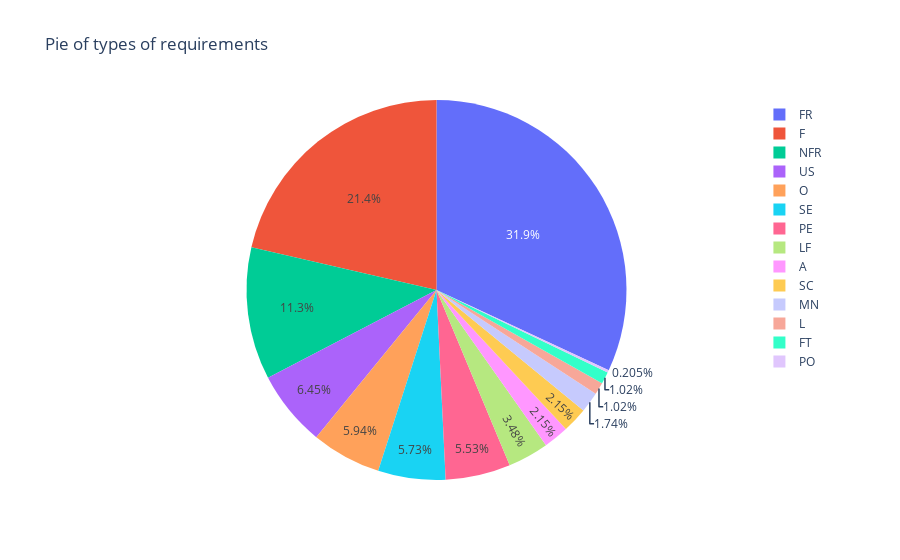

The cell this chart's notebook holds for it:
### Code cell
import plotly.express as px

# draw a pie chart of the different sentiments of the posts to see the distribution of the data
fig = px.pie(df, names='Type', title ='Pie of types of requirements')
fig.show()

### Figure 1 — Plotly figure (JSON) as saved in the notebook; plotly's stock layout.template omitted (floating-point values rounded to 4 significant figures; data arrays with more than 128 entries replaced by an {"elided": "..."} marker saying what was removed)
{"data": [{"domain": {"x": [0.0, 1.0], "y": [0.0, 1.0]}, "hovertemplate": "Type=%{label}<extra></extra>", "labels": {"elided": "977 str values"}, "legendgroup": "", "name": "", "showlegend": true, "type": "pie"}], "layout": {"legend": {"tracegroupgap": 0}, "title": {"text": "Pie of types of requirements"}}}
